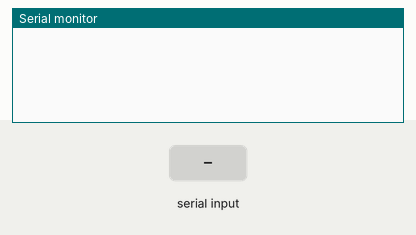
Simulated run of this sketch. Board: Arduino Uno, built with avr-gcc and run on an emulated ATmega328P. Shown: the last lines printed to the serial monitor. The inputs (shaded band) are chosen by the test bench.

Above: at 1.2 s.
1.3 s: "1\n" received over Serial
At 3.2 s:
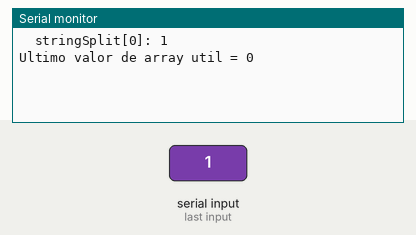
3.8 s: "0\n" received over Serial
At 5.2 s:
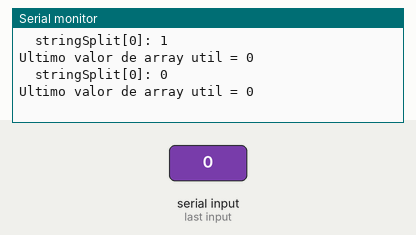
5.3 s: "2\n" received over Serial
At 7.4 s:
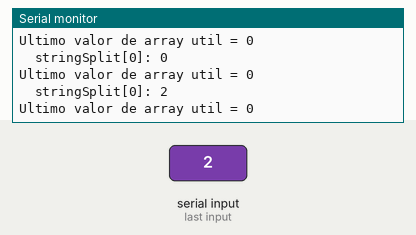

Measured:
- after the input at 1.3 s, the serial monitor: prints a new line after 1.0 s (image 1)
- after the input at 3.8 s, the serial monitor: prints a new line after 1.0 s (image 2)
- after the input at 5.3 s, the serial monitor: prints a new line after 1.0 s (image 3)

The sketch:

string_split_strtok.ino
```cpp
#include <String.h>
#define MAX_CHAR 50
#define MAX_ARRAY 10

String incomingString;  // for incoming serial data
String stringSplit[MAX_ARRAY] = {""};   // arrary to save values
char delimitadores[] = " ,;!()";
char *resultado = nullptr;
char *strtok( char *str1, const char *str2 );

void setup()
{
      Serial.begin(115200);
}

void loop () {
      if (Serial.available() > 0) {
          // read the incoming byte:
          incomingString = Serial.readString() ;
          //Serial.print("I received: ");
          //Serial.println(incomingString);
          char colle[MAX_CHAR];
          uint8_t i = 0;

          incomingString.toCharArray(colle, MAX_CHAR);
          resultado = strtok( colle, delimitadores );
          stringSplit [i] = resultado;

          while( resultado != NULL )
          {
              i++;
              resultado = strtok( NULL, delimitadores );
              stringSplit[i] = resultado;
          }
          //imprimir array de palabras
          for (i = 0; i < MAX_ARRAY; i++){
              if (stringSplit[i] == "")     break;
              Serial.print("  stringSplit["); Serial.print(i); Serial.print("]: "); Serial.println(stringSplit[i]);
          }
          //revisamos cual es el ultimo lugar del array
          Serial.print("Ultimo valor de array util = ");   Serial.print (--i);
          Serial.println("\n");

          for(i = 0; i < MAX_ARRAY; i++)   stringSplit[i] = "";
      }
}
```
